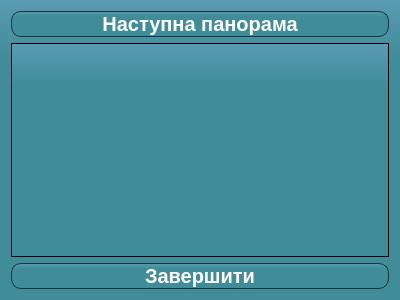
<?xml version="1.0" encoding="UTF-8"?>
<ui version="4.0">
 <class>PanoramaView</class>
 <widget class="QWidget" name="PanoramaView">
  <property name="geometry">
   <rect>
    <x>0</x>
    <y>0</y>
    <width>400</width>
    <height>300</height>
   </rect>
  </property>
  <property name="windowTitle">
   <string>Form</string>
  </property>
  <property name="styleSheet">
   <string notr="true">background: qlineargradient(spread:pad, x1:0.5, y1:0, x2:0.5, y2:1, stop:0 rgba(89, 155, 179, 255), stop:0.2 rgba(64, 140, 153, 255));</string>
  </property>
  <layout class="QGridLayout" name="gridLayout_2">
   <item row="0" column="0">
    <widget class="QPushButton" name="nextButton">
     <property name="styleSheet">
      <string notr="true"> QPushButton {
     background: qlineargradient(spread:pad, x1:0.5, y1:0, x2:0.5, y2:1, stop:0 rgba(89, 155, 179, 255), stop:0.2 rgba(64, 140, 153, 255));
	border-style: solid;
	border-width: 1px;
	border-color: rgb(24, 54, 58);
	border-radius: 10px;
	font-family: &quot;Arial&quot;;
	font-size: 20px;
	font-weight: bold;
	color: #fff;
 }
 QPushButton:hover {
     background: qlineargradient(spread:pad, x1:0.5, y1:1, x2:0.5, y2:0.011, stop:0 rgba(89, 155, 179, 255), stop:0.2 rgba(64, 140, 153, 255));
 }
 QPushButton:pressed {
     background: qlineargradient(spread:pad, x1:0.5, y1:0, x2:0.5, y2:1, stop:0 rgba(49, 108, 117, 255), stop:0.2 rgba(64, 140, 153, 255));
 }</string>
     </property>
     <property name="text">
      <string>Наступна панорама</string>
     </property>
    </widget>
   </item>
   <item row="1" column="0">
    <layout class="QGridLayout" name="gridLayout">
     <item row="1" column="0">
      <widget class="CustomGraphicsView" name="graphicsView"/>
     </item>
    </layout>
   </item>
   <item row="2" column="0">
    <widget class="QPushButton" name="stopButton">
     <property name="styleSheet">
      <string notr="true"> QPushButton {
     background: qlineargradient(spread:pad, x1:0.5, y1:0, x2:0.5, y2:1, stop:0 rgba(89, 155, 179, 255), stop:0.2 rgba(64, 140, 153, 255));
	border-style: solid;
	border-width: 1px;
	border-color: rgb(24, 54, 58);
	border-radius: 10px;
	font-family: &quot;Arial&quot;;
	font-size: 20px;
	font-weight: bold;
	color: #fff;
 }
 QPushButton:hover {
     background: qlineargradient(spread:pad, x1:0.5, y1:1, x2:0.5, y2:0.011, stop:0 rgba(89, 155, 179, 255), stop:0.2 rgba(64, 140, 153, 255));
 }
 QPushButton:pressed {
     background: qlineargradient(spread:pad, x1:0.5, y1:0, x2:0.5, y2:1, stop:0 rgba(49, 108, 117, 255), stop:0.2 rgba(64, 140, 153, 255));
 }</string>
     </property>
     <property name="text">
      <string>Завершити</string>
     </property>
    </widget>
   </item>
  </layout>
 </widget>
 <customwidgets>
  <customwidget>
   <class>CustomGraphicsView</class>
   <extends>QGraphicsView</extends>
   <header>customgraphicsview.h</header>
  </customwidget>
 </customwidgets>
 <resources/>
 <connections/>
</ui>
